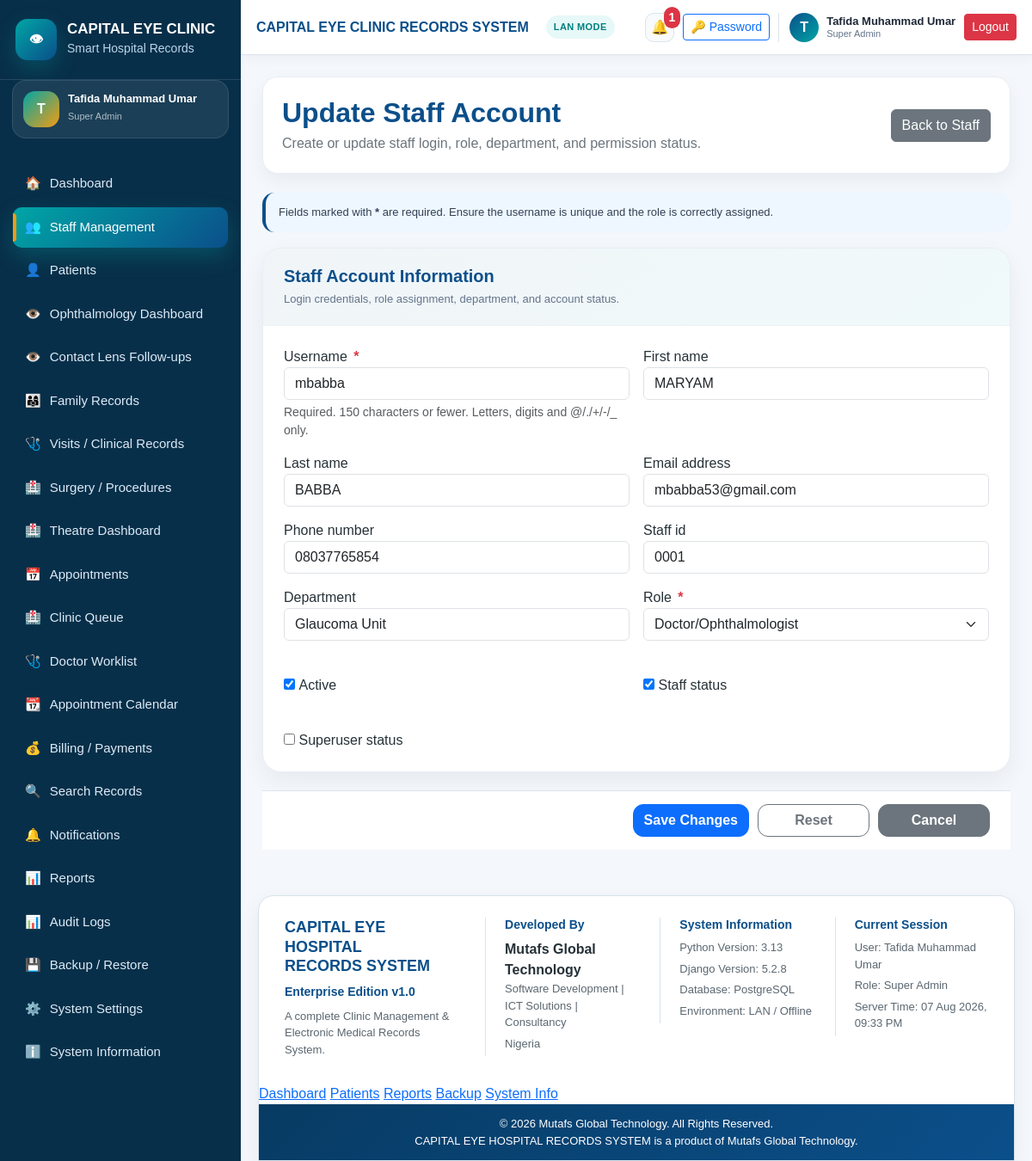
Page /accounts/staff/2/edit/ (signed in) on the committed database.
### settings_app/models.py (models this page shows, shortened)
class SystemSetting(models.Model):
    hospital_name = models.CharField(
        max_length=200,
        default="CAPITAL EYE HOSPITAL",
    )
    system_name = models.CharField(
        max_length=200,
        default="CAPITAL EYE HOSPITAL RECORDS SYSTEM",
    )
    hospital_address = models.TextField(blank=True)
    hospital_phone = models.CharField(max_length=50, blank=True)
    hospital_email = models.EmailField(blank=True)
    receipt_footer = models.TextField(
        blank=True,
        default="Thank you for choosing Capital Eye Hospital.",
    )
    report_footer = models.TextField(
        blank=True,
        default="Generated from CAPITAL EYE HOSPITAL RECORDS SYSTEM.",
    )
    backup_reminder_text = models.CharField(
        max_length=255,
        default="Remember to backup clinic records regularly.",
    )
    default_currency = models.CharField(
        max_length=10,
        default="₦",
    )
    allow_duplicate_warning = models.BooleanField(default=True)
    enable_audit_logs = models.BooleanField(default=True)
    updated_at = models.DateTimeField(auto_now=True)
    class Meta:
        verbose_name = "System Setting"
        verbose_name_plural = "System Settings"
    @classmethod
    def get_settings(cls):
        obj, created = cls.objects.get_or_create(pk=1)
        return obj

### accounts/models.py (models this page shows, shortened)
class User(AbstractUser):
    class Role(models.TextChoices):
        SUPER_ADMIN = "SUPER_ADMIN", "Super Admin"
        HOSPITAL_ADMIN = "HOSPITAL_ADMIN", "Hospital Admin"
        RECEPTIONIST = "RECEPTIONIST", "Receptionist"
        DOCTOR = "DOCTOR", "Doctor/Ophthalmologist"
        NURSE = "NURSE", "Nurse"
        CASHIER = "CASHIER", "Cashier/Accountant"
        RECORDS_OFFICER = "RECORDS_OFFICER", "Records Officer"
        LAB_STAFF = "LAB_STAFF", "Lab/Procedure Staff"
        VIEWER = "VIEWER", "Viewer/Auditor"
    role = models.CharField(
        max_length=30,
        choices=Role.choices,
        default=Role.VIEWER,
    )
    phone_number = models.CharField(max_length=20, blank=True)
    staff_id = models.CharField(max_length=30, blank=True, unique=True, null=True)
    department = models.CharField(max_length=100, blank=True)
    must_change_password = models.BooleanField(default=False)
    is_active_staff = models.BooleanField(default=True)
    created_at = models.DateTimeField(auto_now_add=True)
    updated_at = models.DateTimeField(auto_now=True)
    class Meta:
        ordering = ["first_name", "last_name", "username"]

### accounts/views.py (the view, shortened to what this page needs)
# urls.py: path("staff/<int:pk>/edit/", views.staff_update, name="staff_update"),
@login_required
@admin_required
def staff_update(request, pk):
    user_obj = get_object_or_404(User, pk=pk)
    form = CustomUserChangeForm(request.POST or None, instance=user_obj)
    return render(request, "accounts/staff_form.html", {
        "form": form,
        "staff": user_obj,
        "title": "Update Staff Account",
        "button_text": "Save Changes",
    })

### accounts/forms.py
class CustomUserChangeForm(UserChangeForm):
    password = None
    class Meta:
        model = User
        fields = (
            "username",
            "first_name",
            "last_name",
            "email",
            "phone_number",
            "staff_id",
            "department",
            "role",
            "is_active",
            "is_staff",
            "is_superuser",
        )
        widgets = {
            "username": forms.TextInput(attrs={"class": "form-control"}),
            "first_name": forms.TextInput(attrs={"class": "form-control"}),
            "last_name": forms.TextInput(attrs={"class": "form-control"}),
            "email": forms.EmailInput(attrs={"class": "form-control"}),
            "phone_number": forms.TextInput(attrs={"class": "form-control"}),
            "staff_id": forms.TextInput(attrs={"class": "form-control"}),
            "department": forms.TextInput(attrs={"class": "form-control"}),
            "role": forms.Select(attrs={"class": "form-select"}),
        }

### notifications/context_processors.py (called while the page is built)
def notification_context(request):
    if not request.user.is_authenticated:
        return {
            "unread_notifications_count": 0,
            "recent_notifications": [],
        }
    notifications = Notification.objects.filter(
        recipient=request.user,
        is_read=False,
    ) | Notification.objects.filter(
        is_global=True,
        is_read=False,
    )
    notifications = notifications.order_by("-created_at")
    return {
        "unread_notifications_count": notifications.count(),
        "recent_notifications": notifications[:5],
    }

### templates/accounts/staff_form.html (shortened to what this page needs)
{% extends "base.html" %}
{% block content %}
<div class="page-header">
    <div>
        <h2>{{ title }}</h2>
        <p>Create or update staff login, role, department, and permission status.</p>
    </div>
    <a href="{% url 'staff_dashboard' %}" class="btn btn-secondary">Back to Staff</a>
</div>
<form method="post" novalidate>
    <div class="enterprise-form-note">
        Fields marked with <strong>*</strong> are required. Ensure the username is unique and the role is correctly assigned.
    </div>
    <div class="enterprise-form-card">
        <div class="enterprise-form-header">
            <h5>Staff Account Information</h5>
            <p>Login credentials, role assignment, department, and account status.</p>
        </div>
        <div class="enterprise-form-body">
            <div class="row g-3">
                {% for field in form %}
                    <div class="col-md-6">
                        {% if field.field.widget.input_type == "checkbox" %}
                            <div class="enterprise-form-check mt-4">
                                {{ field }}
                                <label class="form-check-label" for="{{ field.id_for_label }}">
                                    {{ field.label }}
                                </label>
                            </div>
                        {% else %}
                            <div class="enterprise-field-group">
                                <label class="enterprise-field-label" for="{{ field.id_for_label }}">
                                    {{ field.label }}
                                    {% if field.field.required %}<span class="required-star">*</span>{% endif %}
                                </label>
                                {{ field }}
                                {% if field.help_text %}
                                    <div class="form-text">{{ field.help_text }}</div>
                                {% endif %}
                            </div>
                        {% endif %}
                    </div>
                {% endfor %}
            </div>
        </div>
    </div>
    {% include "partials/form_actions.html" with button_text=button_text cancel_url=request.META.HTTP_REFERER %}
</form>
{% endblock %}

### templates/base.html (shortened to what this page needs)
{% load static %}
<!DOCTYPE html>
<html lang="en">
<head>
    <link href="{% static 'css/bootstrap.min.css' %}" rel="stylesheet">
    <link href="{% static 'css/app.css' %}?v=20260802-4" rel="stylesheet">
</head>
<body>
{% if user.is_authenticated %}
<div class="app-wrapper">
    <aside class="sidebar" id="sidebar">
        <div class="sidebar-brand">
            <div class="brand-logo eye-brand-logo">👁</div>
            <div>
                <h5>{{ system_settings.hospital_name|default:"CAPITAL EYE" }}</h5>
                <small>Smart Hospital Records</small>
            </div>
        </div>
        <div class="sidebar-user-mini">
            <div class="sidebar-user-avatar">
                {{ request.user.get_full_name|default:request.user.username|slice:":1"|upper }}
            </div>
            <div>
                <strong>{{ request.user.get_full_name|default:request.user.username }}</strong>
                <small>{{ request.user.get_role_display }}</small>
            </div>
        </div>
        <nav class="sidebar-nav">
            <a href="{% url 'dashboard' %}"
               class="nav-link-item {% if request.resolver_match.url_name == 'dashboard' %}active{% endif %}">
                <span>🏠</span> Dashboard
            </a>
            <a href="{% url 'staff_dashboard' %}"
               class="nav-link-item {% if 'staff' in request.resolver_match.url_name %}active{% endif %}">
                <span>👥</span> Staff Management
            </a>
            <a href="{% url 'patient_list' %}"
               class="nav-link-item {% if request.resolver_match.url_name == 'patient_list' or request.resolver_match.url_name == 'patient_create' or request.resolver_match.url_name == 'patient_detail' %}active{% endif %}">
                <span>👤</span> Patients
            </a>
            <a href="{% url 'ophthalmology_dashboard' %}"
               class="nav-link-item {% if request.resolver_match.url_name == 'ophthalmology_dashboard' %}active{% endif %}">
                <span>👁️</span> Ophthalmology Dashboard
            </a>
            <a href="{% url 'contact_lens_follow_up_queue' %}"
               class="nav-link-item {% if request.resolver_match.url_name == 'contact_lens_follow_up_queue' %}active{% endif %}">
                <span>👁️</span> Contact Lens Follow-ups
            </a>
            <a href="{% url 'family_group_list' %}" class="nav-link-item">
                <span>👨‍👩‍👧</span> Family Records
            </a>
            <a href="{% url 'visit_list' %}" class="nav-link-item">
                <span>🩺</span> Visits / Clinical Records
            </a>
            <a href="{% url 'surgery_list' %}" class="nav-link-item">
                <span>🏥</span> Surgery / Procedures
            </a>
            <a href="{% url 'surgery_theatre_dashboard' %}" class="nav-link-item">
                <span>🏥</span> Theatre Dashboard
            </a>
            <a href="{% url 'appointment_list' %}" class="nav-link-item">
                <span>📅</span> Appointments
            </a>
            <a href="{% url 'clinic_queue' %}" class="nav-link-item">
                <span>🏥</span> Clinic Queue
            </a>
            <a href="{% url 'doctor_worklist' %}" class="nav-link-item">
                <span>🩺</span> Doctor Worklist
            </a>
            <a href="{% url 'appointment_calendar' %}" class="nav-link-item">
                <span>📆</span> Appointment Calendar
            </a>
            <a href="{% url 'bill_list' %}" class="nav-link-item">
                <span>💰</span> Billing / Payments
            </a>
            <a href="{% url 'global_search' %}" class="nav-link-item">
                <span>🔍</span> Search Records
            </a>
            <a href="{% url 'notification_list' %}"
               class="nav-link-item {% if 'notification' in request.resolver_match.url_name %}active{% endif %}">
                <span>🔔</span> Notifications
            </a>
            <a href="{% url 'reports_dashboard' %}"
               class="nav-link-item {% if 'report' in request.resolver_match.url_name %}active{% endif %}">
                <span>📊</span> Reports
            </a>
            <a href="{% url 'audit_log_list' %}" class="nav-link-item">
                <span>📊</span> Audit Logs
            </a>
            <a href="{% url 'backup_dashboard' %}" class="nav-link-item">
                <span>💾</span> Backup / Restore
            </a>
            <a href="{% url 'system_setting_update' %}" class="nav-link-item">
                <span>⚙️</span> System Settings
            </a>
            <a href="{% url 'about_system' %}"
               class="nav-link-item {% if request.resolver_match.url_name == 'about_system' %}active{% endif %}">
                <span>ℹ️</span> System Information
            </a>
        </nav>
    </aside>
    <main class="main-content">
        <header class="topbar enterprise-topbar">
            <div class="topbar-title">
                <strong>{{ system_settings.system_name }}</strong>
                <span class="system-mode-badge">LAN MODE</span>
            </div>
            <div class="user-area enterprise-user-area">
                <a href="{% url 'notification_list' %}" class="topbar-icon-btn position-relative" title="Notifications">
                    🔔
                    {% if unread_notifications_count %}
                        <span class="notification-count-badge">{{ unread_notifications_count }}</span>
                    {% endif %}
                </a>
                <a href="{% url 'change_own_password' %}" class="btn btn-sm btn-outline-primary topbar-password-btn">
                    🔑 Password
                </a>
                <div class="topbar-user-card">
                    <div class="topbar-avatar">
                        {{ request.user.get_full_name|default:request.user.username|slice:":1"|upper }}
                    </div>
                    <div class="topbar-user-text">
                        <strong>{{ request.user.get_full_name|default:request.user.username }}</strong>
                        <small>{{ request.user.get_role_display }}</small>
                    </div>
                </div>
                <a href="{% url 'logout' %}" class="btn btn-sm btn-danger">
                    Logout
                </a>
            </div>
        </header>
        <section class="page-content page-transition">
            {% block content %}{% endblock %}
        </section>
        <footer class="enterprise-footer">
            <div class="enterprise-footer-grid">
                <div class="footer-brand">
                    <h5>CAPITAL EYE HOSPITAL<br>RECORDS SYSTEM</h5>
                    <p>Enterprise Edition v1.0</p>
                    <small>
                        A complete Clinic Management & Electronic Medical Records System.
                    </small>
                </div>
                <div class="footer-section">
                    <h6>Developed By</h6>
                    <strong>Mutafs Global Technology</strong>
                    <p>Software Development | ICT Solutions | Consultancy</p>
                    <small>Nigeria</small>
                </div>
                <div class="footer-section">
                    <h6>System Information</h6>
                    <p>Python Version: 3.13</p>
                    <p>Django Version: 5.2.8</p>
                    <p>Database: PostgreSQL</p>
                    <p>Environment: LAN / Offline</p>
                </div>
                <div class="footer-section">
                    <h6>Current Session</h6>
                    <p>User: {{ request.user.get_full_name|default:request.user.username }}</p>
                    <p>Role: {{ request.user.get_role_display }}</p>
                    <p>Server Time: {% now "d M Y, h:i A" %}</p>
                </div>
            </div>
            <div class="enterprise-footer-links">
                <a href="{% url 'dashboard' %}">Dashboard</a>
                <a href="{% url 'patient_list' %}">Patients</a>
                <a href="{% url 'reports_dashboard' %}">Reports</a>
                <a href="{% url 'backup_dashboard' %}">Backup</a>
                <a href="{% url 'about_system' %}">System Info</a>
            </div>
            <div class="enterprise-footer-bottom">
                © {% now "Y" %} Mutafs Global Technology. All Rights Reserved.
                <br>
                CAPITAL EYE HOSPITAL RECORDS SYSTEM is a product of Mutafs Global Technology.
            </div>
        </footer>
    </main>
</div>
{% else %}
    {% block public_content %}{% endblock %}
{% endif %}
</body>
</html>

### rows in the picture
SystemSetting: hospital_name "CAPITAL EYE CLINIC", system_name "CAPITAL EYE CLINIC RECORDS SYSTEM"
User: user.get_full_name "T", user.get_full_name "Tafida Muhammad Umar", user.role "Super Admin"
User: form "mbabba" "MARYAM" "BABBA" "mbabba53@gmail.com" "08037765854" "0001" "Glaucoma Unit" "Doctor/Ophthalmologist", form "☑" "☑"

### other values in the picture
{{ unread_notifications_count }} "1"
{{ title }} "Update Staff Account"
{{ field.label }} "Username" "First name" "Last name" "Email address" "Phone number" "Staff id" "Department" "Role"
{{ field.help_text }} "Required. 150 characters or fewer. Letters, digits and @/./+/-/_ only."
{{ field.label }} "Active" "Staff status" "Superuser status"
{{ button_text|default:"Save Record" }} "Save Changes"
